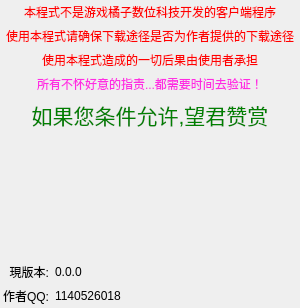
<?xml version="1.0" encoding="UTF-8"?>
<ui version="4.0">
 <class>About</class>
 <widget class="QDialog" name="About">
  <property name="geometry">
   <rect>
    <x>0</x>
    <y>0</y>
    <width>300</width>
    <height>280</height>
   </rect>
  </property>
  <property name="windowTitle">
   <string>About</string>
  </property>
  <layout class="QVBoxLayout">
   <property name="spacing">
    <number>6</number>
   </property>
   <property name="leftMargin">
    <number>3</number>
   </property>
   <property name="topMargin">
    <number>3</number>
   </property>
   <property name="rightMargin">
    <number>3</number>
   </property>
   <property name="bottomMargin">
    <number>3</number>
   </property>
   <item>
    <widget class="QLabel" name="label">
     <property name="sizePolicy">
      <sizepolicy hsizetype="Preferred" vsizetype="Fixed">
       <horstretch>0</horstretch>
       <verstretch>0</verstretch>
      </sizepolicy>
     </property>
     <property name="styleSheet">
      <string notr="true">color: red;</string>
     </property>
     <property name="text">
      <string>本程式不是游戏橘子数位科技开发的客户端程序</string>
     </property>
     <property name="alignment">
      <set>Qt::AlignCenter</set>
     </property>
    </widget>
   </item>
   <item>
    <widget class="QLabel" name="label_2">
     <property name="sizePolicy">
      <sizepolicy hsizetype="Preferred" vsizetype="Fixed">
       <horstretch>0</horstretch>
       <verstretch>0</verstretch>
      </sizepolicy>
     </property>
     <property name="styleSheet">
      <string notr="true">color: red;</string>
     </property>
     <property name="text">
      <string>使用本程式请确保下载途径是否为作者提供的下载途径</string>
     </property>
     <property name="alignment">
      <set>Qt::AlignCenter</set>
     </property>
    </widget>
   </item>
   <item>
    <widget class="QLabel" name="label_3">
     <property name="sizePolicy">
      <sizepolicy hsizetype="Preferred" vsizetype="Fixed">
       <horstretch>0</horstretch>
       <verstretch>0</verstretch>
      </sizepolicy>
     </property>
     <property name="styleSheet">
      <string notr="true">color: red;</string>
     </property>
     <property name="text">
      <string>使用本程式造成的一切后果由使用者承担</string>
     </property>
     <property name="alignment">
      <set>Qt::AlignCenter</set>
     </property>
    </widget>
   </item>
   <item>
    <widget class="QLabel" name="label_4">
     <property name="sizePolicy">
      <sizepolicy hsizetype="Preferred" vsizetype="Fixed">
       <horstretch>0</horstretch>
       <verstretch>0</verstretch>
      </sizepolicy>
     </property>
     <property name="styleSheet">
      <string notr="true">color: rgb(255, 44, 227)</string>
     </property>
     <property name="text">
      <string>所有不怀好意的指责...都需要时间去验证！</string>
     </property>
     <property name="alignment">
      <set>Qt::AlignCenter</set>
     </property>
    </widget>
   </item>
   <item>
    <widget class="QLabel" name="label_7">
     <property name="sizePolicy">
      <sizepolicy hsizetype="Preferred" vsizetype="Fixed">
       <horstretch>0</horstretch>
       <verstretch>0</verstretch>
      </sizepolicy>
     </property>
     <property name="font">
      <font>
       <pointsize>16</pointsize>
      </font>
     </property>
     <property name="styleSheet">
      <string notr="true">color: green;</string>
     </property>
     <property name="text">
      <string>如果您条件允许,望君赞赏</string>
     </property>
     <property name="alignment">
      <set>Qt::AlignCenter</set>
     </property>
    </widget>
   </item>
   <item>
    <layout class="QHBoxLayout" name="horizontalLayout">
     <item>
      <spacer name="horizontalSpacer">
       <property name="orientation">
        <enum>Qt::Horizontal</enum>
       </property>
       <property name="sizeHint" stdset="0">
        <size>
         <width>40</width>
         <height>20</height>
        </size>
       </property>
      </spacer>
     </item>
     <item>
      <widget class="QLabel" name="label_image">
       <property name="minimumSize">
        <size>
         <width>120</width>
         <height>120</height>
        </size>
       </property>
       <property name="maximumSize">
        <size>
         <width>120</width>
         <height>120</height>
        </size>
       </property>
       <property name="scaledContents">
        <bool>true</bool>
       </property>
       <property name="alignment">
        <set>Qt::AlignCenter</set>
       </property>
      </widget>
     </item>
     <item>
      <spacer name="horizontalSpacer_2">
       <property name="orientation">
        <enum>Qt::Horizontal</enum>
       </property>
       <property name="sizeHint" stdset="0">
        <size>
         <width>40</width>
         <height>20</height>
        </size>
       </property>
      </spacer>
     </item>
    </layout>
   </item>
   <item>
    <layout class="QGridLayout" name="gridLayout" columnstretch="0,1">
     <item row="0" column="1">
      <widget class="QLabel" name="label_version">
       <property name="styleSheet">
        <string notr="true">QLabel {color:black;}QLabel:hover {color: #F57C00;}</string>
       </property>
       <property name="text">
        <string>0.0.0</string>
       </property>
       <property name="openExternalLinks">
        <bool>true</bool>
       </property>
      </widget>
     </item>
     <item row="0" column="0">
      <widget class="QLabel" name="label_9">
       <property name="text">
        <string>現版本:</string>
       </property>
       <property name="alignment">
        <set>Qt::AlignRight|Qt::AlignTrailing|Qt::AlignVCenter</set>
       </property>
      </widget>
     </item>
     <item row="1" column="0">
      <widget class="QLabel" name="label_11">
       <property name="text">
        <string>作者QQ:</string>
       </property>
       <property name="alignment">
        <set>Qt::AlignRight|Qt::AlignTrailing|Qt::AlignVCenter</set>
       </property>
      </widget>
     </item>
     <item row="1" column="1">
      <widget class="QLabel" name="label_qq">
       <property name="styleSheet">
        <string notr="true">QLabel {color:black;}QLabel:hover {color: #F57C00;}</string>
       </property>
       <property name="text">
        <string>1140526018</string>
       </property>
       <property name="openExternalLinks">
        <bool>true</bool>
       </property>
       <property name="textInteractionFlags">
        <set>Qt::LinksAccessibleByMouse</set>
       </property>
      </widget>
     </item>
    </layout>
   </item>
  </layout>
 </widget>
 <resources/>
 <connections/>
</ui>
